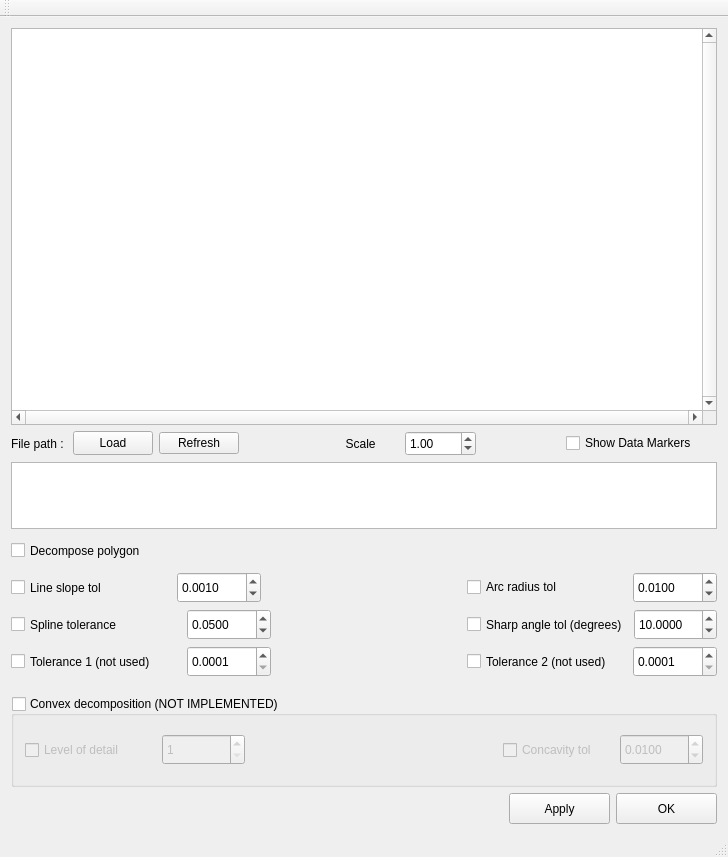
<?xml version="1.0" encoding="UTF-8"?>
<ui version="4.0">
 <class>MainWindow</class>
 <widget class="QMainWindow" name="MainWindow">
  <property name="geometry">
   <rect>
    <x>0</x>
    <y>0</y>
    <width>728</width>
    <height>857</height>
   </rect>
  </property>
  <property name="sizePolicy">
   <sizepolicy hsizetype="MinimumExpanding" vsizetype="MinimumExpanding">
    <horstretch>0</horstretch>
    <verstretch>0</verstretch>
   </sizepolicy>
  </property>
  <property name="minimumSize">
   <size>
    <width>728</width>
    <height>857</height>
   </size>
  </property>
  <property name="maximumSize">
   <size>
    <width>16777215</width>
    <height>16777215</height>
   </size>
  </property>
  <property name="windowTitle">
   <string>MainWindow</string>
  </property>
  <widget class="QWidget" name="centralWidget">
   <layout class="QVBoxLayout" name="verticalLayout_2">
    <item>
     <layout class="QVBoxLayout" name="verticalLayout">
      <item>
       <widget class="PolygonDisplayView" name="graphicsView">
        <property name="sizePolicy">
         <sizepolicy hsizetype="MinimumExpanding" vsizetype="Expanding">
          <horstretch>0</horstretch>
          <verstretch>0</verstretch>
         </sizepolicy>
        </property>
        <property name="minimumSize">
         <size>
          <width>541</width>
          <height>340</height>
         </size>
        </property>
        <property name="verticalScrollBarPolicy">
         <enum>Qt::ScrollBarAlwaysOn</enum>
        </property>
        <property name="horizontalScrollBarPolicy">
         <enum>Qt::ScrollBarAlwaysOn</enum>
        </property>
        <property name="sizeAdjustPolicy">
         <enum>QAbstractScrollArea::AdjustToContents</enum>
        </property>
       </widget>
      </item>
      <item>
       <layout class="QHBoxLayout" name="horizontalLayout_8">
        <item>
         <widget class="QLabel" name="label_filePath">
          <property name="text">
           <string>File path : </string>
          </property>
         </widget>
        </item>
        <item>
         <widget class="QPushButton" name="pushButton_Load">
          <property name="minimumSize">
           <size>
            <width>80</width>
            <height>24</height>
           </size>
          </property>
          <property name="text">
           <string>Load</string>
          </property>
         </widget>
        </item>
        <item>
         <widget class="QPushButton" name="pushButton_Refresh">
          <property name="text">
           <string>Refresh</string>
          </property>
         </widget>
        </item>
        <item>
         <spacer name="horizontalSpacer_6">
          <property name="orientation">
           <enum>Qt::Horizontal</enum>
          </property>
          <property name="sizeHint" stdset="0">
           <size>
            <width>40</width>
            <height>20</height>
           </size>
          </property>
         </spacer>
        </item>
        <item>
         <layout class="QHBoxLayout" name="horizontalLayout_3">
          <item>
           <widget class="QLabel" name="label_Slider">
            <property name="minimumSize">
             <size>
              <width>70</width>
              <height>21</height>
             </size>
            </property>
            <property name="text">
             <string>     Scale</string>
            </property>
           </widget>
          </item>
          <item>
           <widget class="QDoubleSpinBox" name="doubleSpinBox_scale">
            <property name="minimumSize">
             <size>
              <width>67</width>
              <height>25</height>
             </size>
            </property>
            <property name="minimum">
             <double>0.010000000000000</double>
            </property>
            <property name="maximum">
             <double>1000.000000000000000</double>
            </property>
            <property name="singleStep">
             <double>0.100000000000000</double>
            </property>
            <property name="value">
             <double>1.000000000000000</double>
            </property>
           </widget>
          </item>
         </layout>
        </item>
        <item>
         <spacer name="horizontalSpacer_5">
          <property name="orientation">
           <enum>Qt::Horizontal</enum>
          </property>
          <property name="sizeHint" stdset="0">
           <size>
            <width>40</width>
            <height>20</height>
           </size>
          </property>
         </spacer>
        </item>
        <item>
         <widget class="QCheckBox" name="checkBox_showDataMarkers">
          <property name="minimumSize">
           <size>
            <width>151</width>
            <height>22</height>
           </size>
          </property>
          <property name="text">
           <string>Show Data Markers</string>
          </property>
         </widget>
        </item>
       </layout>
      </item>
      <item>
       <widget class="QTextEdit" name="textEdit_filePath">
        <property name="sizePolicy">
         <sizepolicy hsizetype="Preferred" vsizetype="Preferred">
          <horstretch>0</horstretch>
          <verstretch>0</verstretch>
         </sizepolicy>
        </property>
        <property name="minimumSize">
         <size>
          <width>549</width>
          <height>67</height>
         </size>
        </property>
        <property name="maximumSize">
         <size>
          <width>16777215</width>
          <height>67</height>
         </size>
        </property>
       </widget>
      </item>
      <item>
       <layout class="QHBoxLayout" name="horizontalLayout_4">
        <item>
         <widget class="QCheckBox" name="checkBox_Decompose">
          <property name="minimumSize">
           <size>
            <width>170</width>
            <height>31</height>
           </size>
          </property>
          <property name="text">
           <string>Decompose polygon</string>
          </property>
         </widget>
        </item>
        <item>
         <spacer name="horizontalSpacer_7">
          <property name="orientation">
           <enum>Qt::Horizontal</enum>
          </property>
          <property name="sizeHint" stdset="0">
           <size>
            <width>448</width>
            <height>20</height>
           </size>
          </property>
         </spacer>
        </item>
       </layout>
      </item>
      <item>
       <layout class="QHBoxLayout" name="horizontalLayout_2">
        <item>
         <widget class="QCheckBox" name="checkBox_slope">
          <property name="minimumSize">
           <size>
            <width>160</width>
            <height>31</height>
           </size>
          </property>
          <property name="text">
           <string>Line slope tol</string>
          </property>
         </widget>
        </item>
        <item>
         <widget class="QDoubleSpinBox" name="doubleSpinBox_slopeTol">
          <property name="minimumSize">
           <size>
            <width>83</width>
            <height>31</height>
           </size>
          </property>
          <property name="decimals">
           <number>4</number>
          </property>
          <property name="minimum">
           <double>0.000100000000000</double>
          </property>
          <property name="maximum">
           <double>1000.000000000000000</double>
          </property>
          <property name="singleStep">
           <double>0.001000000000000</double>
          </property>
          <property name="value">
           <double>0.001000000000000</double>
          </property>
         </widget>
        </item>
        <item>
         <spacer name="horizontalSpacer_4">
          <property name="orientation">
           <enum>Qt::Horizontal</enum>
          </property>
          <property name="sizeHint" stdset="0">
           <size>
            <width>78</width>
            <height>20</height>
           </size>
          </property>
         </spacer>
        </item>
        <item>
         <widget class="QCheckBox" name="checkBox_arcTol">
          <property name="minimumSize">
           <size>
            <width>160</width>
            <height>22</height>
           </size>
          </property>
          <property name="text">
           <string>Arc radius tol</string>
          </property>
         </widget>
        </item>
        <item>
         <widget class="QDoubleSpinBox" name="doubleSpinBox_curvatureTol">
          <property name="minimumSize">
           <size>
            <width>83</width>
            <height>31</height>
           </size>
          </property>
          <property name="decimals">
           <number>4</number>
          </property>
          <property name="minimum">
           <double>0.000100000000000</double>
          </property>
          <property name="maximum">
           <double>1000.000000000000000</double>
          </property>
          <property name="singleStep">
           <double>0.001000000000000</double>
          </property>
          <property name="value">
           <double>0.010000000000000</double>
          </property>
         </widget>
        </item>
       </layout>
      </item>
      <item>
       <layout class="QHBoxLayout" name="horizontalLayout_5">
        <item>
         <widget class="QCheckBox" name="checkBox_splineTol">
          <property name="minimumSize">
           <size>
            <width>170</width>
            <height>31</height>
           </size>
          </property>
          <property name="text">
           <string>Spline tolerance</string>
          </property>
         </widget>
        </item>
        <item>
         <widget class="QDoubleSpinBox" name="doubleSpinBox_SplineTol">
          <property name="minimumSize">
           <size>
            <width>83</width>
            <height>31</height>
           </size>
          </property>
          <property name="decimals">
           <number>4</number>
          </property>
          <property name="minimum">
           <double>0.000100000000000</double>
          </property>
          <property name="maximum">
           <double>1000.000000000000000</double>
          </property>
          <property name="singleStep">
           <double>0.001000000000000</double>
          </property>
          <property name="value">
           <double>0.050000000000000</double>
          </property>
         </widget>
        </item>
        <item>
         <spacer name="horizontalSpacer">
          <property name="orientation">
           <enum>Qt::Horizontal</enum>
          </property>
          <property name="sizeHint" stdset="0">
           <size>
            <width>78</width>
            <height>20</height>
           </size>
          </property>
         </spacer>
        </item>
        <item>
         <widget class="QCheckBox" name="checkBox_sharpAngle">
          <property name="minimumSize">
           <size>
            <width>160</width>
            <height>31</height>
           </size>
          </property>
          <property name="text">
           <string>Sharp angle tol (degrees)</string>
          </property>
         </widget>
        </item>
        <item>
         <widget class="QDoubleSpinBox" name="doubleSpinBox_angleTol">
          <property name="minimumSize">
           <size>
            <width>83</width>
            <height>31</height>
           </size>
          </property>
          <property name="decimals">
           <number>4</number>
          </property>
          <property name="minimum">
           <double>0.000100000000000</double>
          </property>
          <property name="maximum">
           <double>180.000000000000000</double>
          </property>
          <property name="singleStep">
           <double>0.100000000000000</double>
          </property>
          <property name="value">
           <double>10.000000000000000</double>
          </property>
         </widget>
        </item>
       </layout>
      </item>
      <item>
       <layout class="QHBoxLayout" name="horizontalLayout_6">
        <item>
         <widget class="QCheckBox" name="checkBox_firstOrder">
          <property name="minimumSize">
           <size>
            <width>170</width>
            <height>31</height>
           </size>
          </property>
          <property name="text">
           <string>Tolerance 1 (not used)</string>
          </property>
         </widget>
        </item>
        <item>
         <widget class="QDoubleSpinBox" name="doubleSpinBox_tolFirstOrder">
          <property name="minimumSize">
           <size>
            <width>83</width>
            <height>31</height>
           </size>
          </property>
          <property name="decimals">
           <number>4</number>
          </property>
          <property name="minimum">
           <double>0.000100000000000</double>
          </property>
          <property name="maximum">
           <double>1000.000000000000000</double>
          </property>
          <property name="singleStep">
           <double>0.000100000000000</double>
          </property>
          <property name="value">
           <double>0.000100000000000</double>
          </property>
         </widget>
        </item>
        <item>
         <spacer name="horizontalSpacer_8">
          <property name="orientation">
           <enum>Qt::Horizontal</enum>
          </property>
          <property name="sizeHint" stdset="0">
           <size>
            <width>78</width>
            <height>20</height>
           </size>
          </property>
         </spacer>
        </item>
        <item>
         <widget class="QCheckBox" name="checkBox_secondOrder">
          <property name="minimumSize">
           <size>
            <width>160</width>
            <height>31</height>
           </size>
          </property>
          <property name="text">
           <string>Tolerance 2 (not used)</string>
          </property>
         </widget>
        </item>
        <item>
         <widget class="QDoubleSpinBox" name="doubleSpinBox_tolSecondOrder">
          <property name="minimumSize">
           <size>
            <width>83</width>
            <height>31</height>
           </size>
          </property>
          <property name="decimals">
           <number>4</number>
          </property>
          <property name="minimum">
           <double>0.000100000000000</double>
          </property>
          <property name="maximum">
           <double>1000.000000000000000</double>
          </property>
          <property name="singleStep">
           <double>0.000100000000000</double>
          </property>
          <property name="value">
           <double>0.000100000000000</double>
          </property>
         </widget>
        </item>
       </layout>
      </item>
      <item>
       <spacer name="verticalSpacer">
        <property name="orientation">
         <enum>Qt::Vertical</enum>
        </property>
        <property name="sizeType">
         <enum>QSizePolicy::Fixed</enum>
        </property>
        <property name="sizeHint" stdset="0">
         <size>
          <width>20</width>
          <height>13</height>
         </size>
        </property>
       </spacer>
      </item>
      <item>
       <widget class="QGroupBox" name="groupBox_convexDecomp">
        <property name="minimumSize">
         <size>
          <width>581</width>
          <height>91</height>
         </size>
        </property>
        <property name="title">
         <string>Convex decomposition (NOT IMPLEMENTED)</string>
        </property>
        <property name="flat">
         <bool>true</bool>
        </property>
        <property name="checkable">
         <bool>true</bool>
        </property>
        <property name="checked">
         <bool>false</bool>
        </property>
        <layout class="QHBoxLayout" name="horizontalLayout">
         <item>
          <widget class="QCheckBox" name="checkBox_LOD">
           <property name="minimumSize">
            <size>
             <width>131</width>
             <height>22</height>
            </size>
           </property>
           <property name="text">
            <string>Level of detail</string>
           </property>
          </widget>
         </item>
         <item>
          <widget class="QDoubleSpinBox" name="doubleSpinBox_LOD">
           <property name="minimumSize">
            <size>
             <width>83</width>
             <height>31</height>
            </size>
           </property>
           <property name="decimals">
            <number>0</number>
           </property>
           <property name="minimum">
            <double>1.000000000000000</double>
           </property>
           <property name="maximum">
            <double>99.000000000000000</double>
           </property>
          </widget>
         </item>
         <item>
          <spacer name="horizontalSpacer_3">
           <property name="orientation">
            <enum>Qt::Horizontal</enum>
           </property>
           <property name="sizeHint" stdset="0">
            <size>
             <width>249</width>
             <height>20</height>
            </size>
           </property>
          </spacer>
         </item>
         <item>
          <widget class="QCheckBox" name="checkBox_concavityTol">
           <property name="minimumSize">
            <size>
             <width>111</width>
             <height>22</height>
            </size>
           </property>
           <property name="text">
            <string>Concavity tol</string>
           </property>
          </widget>
         </item>
         <item>
          <widget class="QDoubleSpinBox" name="doubleSpinBox_concavityTol">
           <property name="minimumSize">
            <size>
             <width>83</width>
             <height>31</height>
            </size>
           </property>
           <property name="decimals">
            <number>4</number>
           </property>
           <property name="maximum">
            <double>1.000000000000000</double>
           </property>
           <property name="singleStep">
            <double>0.010000000000000</double>
           </property>
           <property name="value">
            <double>0.010000000000000</double>
           </property>
          </widget>
         </item>
        </layout>
       </widget>
      </item>
      <item>
       <layout class="QHBoxLayout" name="horizontalLayout_7">
        <item>
         <spacer name="horizontalSpacer_2">
          <property name="orientation">
           <enum>Qt::Horizontal</enum>
          </property>
          <property name="sizeHint" stdset="0">
           <size>
            <width>338</width>
            <height>20</height>
           </size>
          </property>
         </spacer>
        </item>
        <item>
         <widget class="QPushButton" name="pushButton_Apply">
          <property name="minimumSize">
           <size>
            <width>101</width>
            <height>31</height>
           </size>
          </property>
          <property name="text">
           <string>Apply</string>
          </property>
         </widget>
        </item>
        <item>
         <widget class="QPushButton" name="pushButton_OK">
          <property name="minimumSize">
           <size>
            <width>101</width>
            <height>31</height>
           </size>
          </property>
          <property name="text">
           <string>OK</string>
          </property>
         </widget>
        </item>
       </layout>
      </item>
     </layout>
    </item>
   </layout>
  </widget>
  <widget class="QMenuBar" name="menuBar">
   <property name="geometry">
    <rect>
     <x>0</x>
     <y>0</y>
     <width>728</width>
     <height>22</height>
    </rect>
   </property>
  </widget>
  <widget class="QToolBar" name="mainToolBar">
   <attribute name="toolBarArea">
    <enum>TopToolBarArea</enum>
   </attribute>
   <attribute name="toolBarBreak">
    <bool>false</bool>
   </attribute>
  </widget>
  <widget class="QStatusBar" name="statusBar"/>
  <action name="actionMain">
   <property name="text">
    <string>Main</string>
   </property>
  </action>
 </widget>
 <layoutdefault spacing="6" margin="11"/>
 <customwidgets>
  <customwidget>
   <class>PolygonDisplayView</class>
   <extends>QGraphicsView</extends>
   <header location="global">polygondisplayview.h</header>
  </customwidget>
 </customwidgets>
 <resources/>
 <connections/>
</ui>
